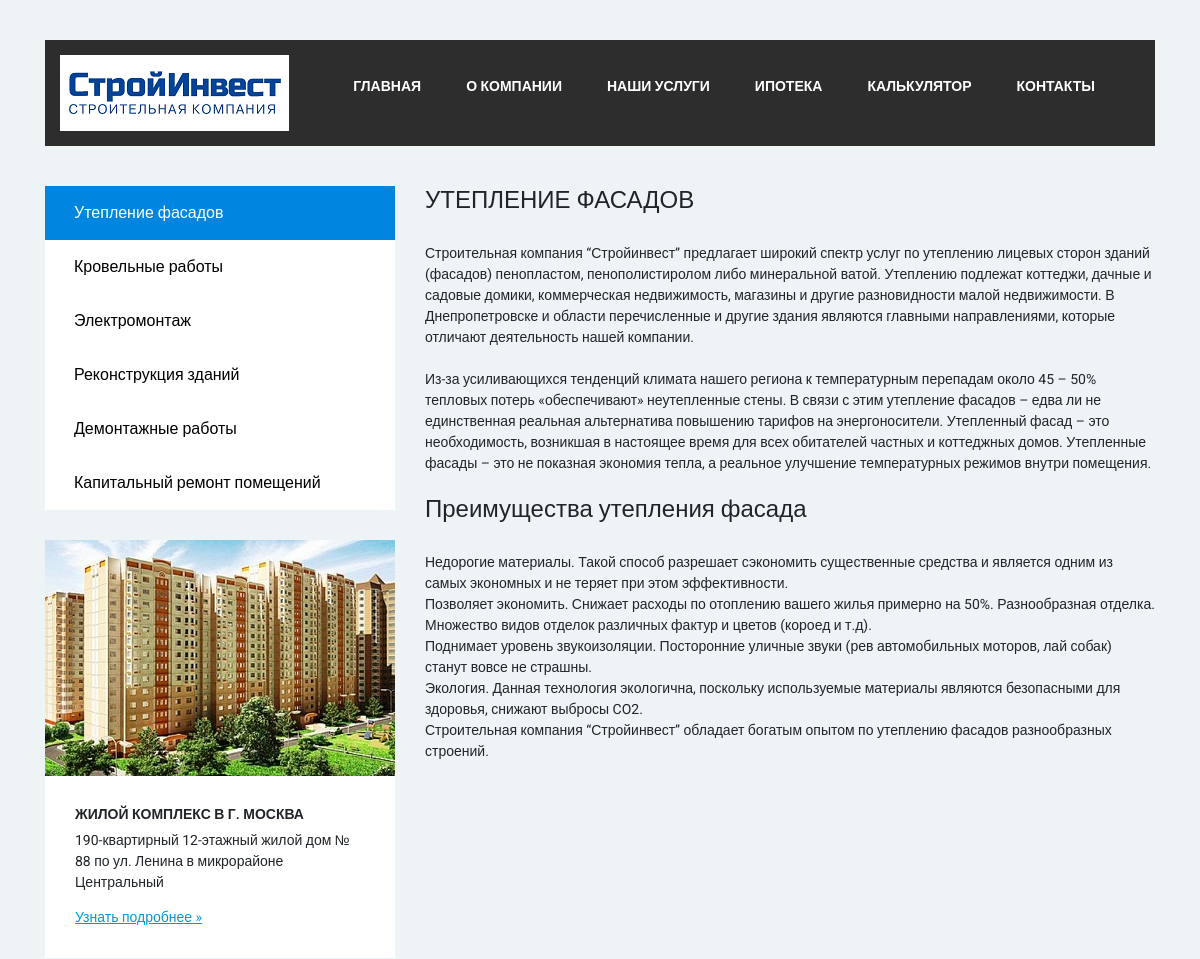
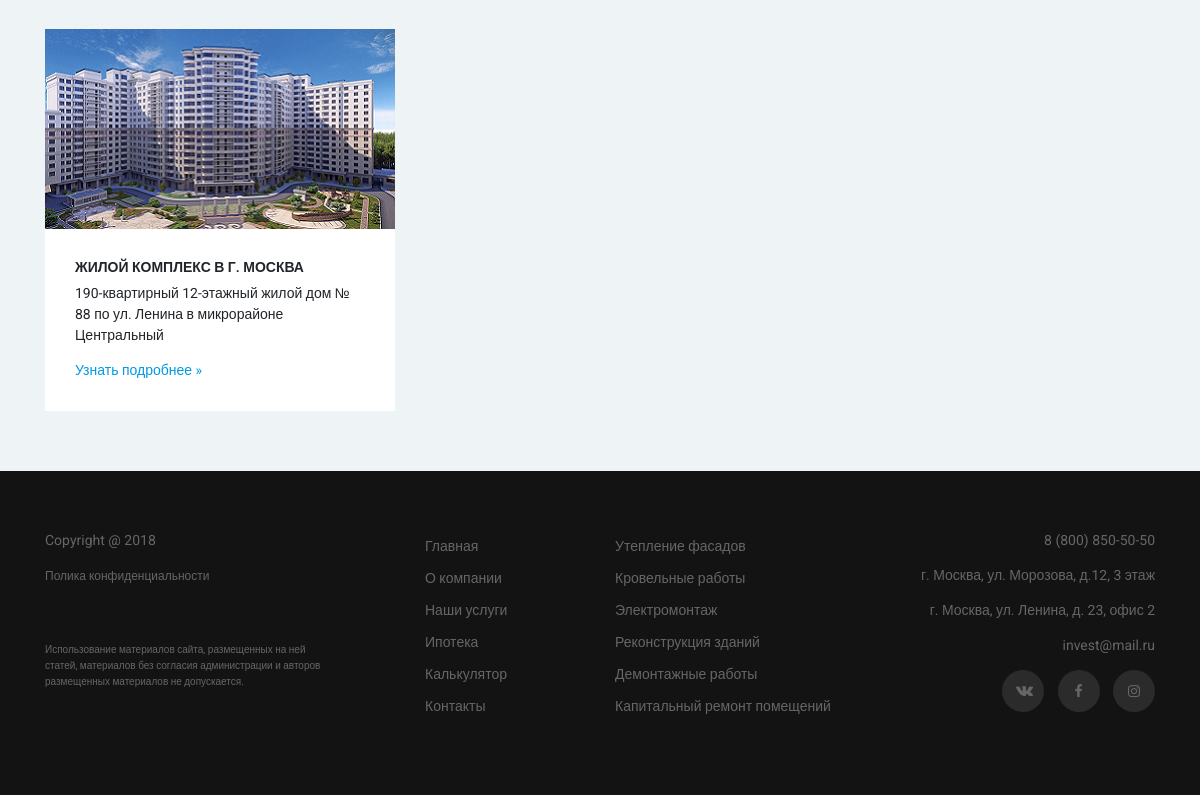
The app's page /1.php with its own data (2 pictures, top to bottom).
### tables this page shows
CREATE TABLE `article` (
  `id` int(11) UNSIGNED NOT NULL,
  `tittle` varchar(255) NOT NULL,
  `text` text NOT NULL
);

### 1.php (the view, shortened to what this page needs)
<!doctype html>
<html lang="en">
  <head>
    <link href="css/bootstrap-grid.min.css" rel="stylesheet">
    <link href="css/bootstrap.min.css" rel="stylesheet">
    <link href="slick/slick.css" rel="stylesheet">
    <link href="slick/slick-theme.css" rel="stylesheet">
    <link href="css/main.css" rel="stylesheet">
  </head>
  <body>
  	 <div class="container">
         <div class="top-nav">
  	          <div class="row justify-content-between align-items-center">
  	 	           <div class="col-md-auto">
  	 	                <div class="logo">
  	                       <img src="img/logo.png" alt="Что-то">
  	                  </div>
  	             </div>
  	             <div class="col-md-auto">
  	                 <ul class="top-nav_menu">
  	                    <li><a href="index.php">Главная</a></li>
  	                    <li><a href="about.php">О компании</a></li>
  	                    <li><a href="1.php">Наши услуги</a></li></a></li>
  	                    <li><a href="ipoteka.php">Ипотека</a></li>
                        <li><a href="calc.php">Калькулятор</a></li>
  	  	                <li><a href="contacts.php">Контакты</a></li>
  	                 </ul>
  	             </div>
  	             </div>
  	     </div>
   <div class="row">
   	  <div class="col-md-4">
   		   <div class="left-sidebar">
   			    <ul class="left-sidebar_menu">
              <li><a href="1.php" style="background-color: #0086e1; color: white;">Утепление фасадов</a></li>
              <li><a href="2.php">Кровельные работы</a></li>
              <li><a href="3.php">Электромонтаж</a></li>
              <li><a href="4.php">Реконструкция зданий</a></li>
              <li><a href="5.php">Демонтажные работы</a></li>
              <li><a href="6.php">Капитальный ремонт помещений</a></li>
   			    </ul>
            <div class="left-sidebar_object">
                 <img src="img/objects/1.png" alt="Картинка 1">
                              <div class="left-sidebar_object-description">
                                  <h3>Жилой комплекс в г. Москва</h3>
                                  <p>190-квартирный 12-этажный жилой дом № 88 по ул. Ленина в микрорайоне Центральный</p>
                                  <a href="#"><u>Узнать подробнее »</u></a>
                              </div>
            </div>
             <div class="left-sidebar_object">
                  <img src="img/objects/2.png" alt="Картинка 2">
                        <div class="left-sidebar_object-description">
                             <h3>Жилой комплекс в г. Москва</h3>
                             <p>190-квартирный 12-этажный жилой дом № 88 по ул. Ленина в микрорайоне Центральный</p>
                             <a href="#">Узнать подробнее »</a>
                        </div>
             </div>
          </div>
      </div>
   	<div class="col-md-8">
       <div class="content">
         <?php
           $mysqli = new mysqli("localhost", "root", "", "kursach");
           $mysqli->query("SET NAMES utf8");
           $query = "SELECT tittle, text FROM article WHERE id=1";
           if ($result = $mysqli->query($query)) {
             while ($row = $result->fetch_assoc())
             {
               printf ("<h2>%s</h2> <br>%s", $row["tittle"], $row["text"]);
             }
             }
         ?>
       </div>
    </div>
   </div>
    </div>
    <footer class="footer">
      <div class="container">
       <div class="row">
        <div class="col-md-4">
         <div class="copy">
          <p>Copyright @ 2018</p>
          <a class="footer-policy-link" href="#">Полика конфиденциальности</a>
          <small>Использование материалов сайта, размещенных на ней статей, материалов без согласия администрации и авторов размещенных материалов не допускается.</small>
         </div>
        </div>
        <div class="col-md-2">
          <ul class="footer_menu">
                        <li><a href="index.php">Главная</a></li>
                        <li><a href="about.php">О компании</a></li>
                        <li><a href="services.php">Наши услуги</a></li></a></li>
                        <li><a href="ipoteka.php">Ипотека</a></li>
                        <li><a href="calc.php">Калькулятор</a></li>
                        <li><a href="contacts.php">Контакты</a></li>
                     </ul>
        </div>
        <div class="col-md">
          <ul class="footer_menu">
              <li><a href="1.php">Утепление фасадов</a></li>
              <li><a href="2.php">Кровельные работы</a></li>
              <li><a href="3.php">Электромонтаж</a></li>
              <li><a href="4.php">Реконструкция зданий</a></li>
              <li><a href="5.php">Демонтажные работы</a></li>
              <li><a href="6.php">Капитальный ремонт помещений</a></li>
            </ul>
        </div>
        <div class="col-md">
          <div class="footer-contacts">
            <p class="footer-contacts_phone">8 (800) 850-50-50</p>
            <p class="footer-contacts_address">г. Москва, ул. Морозова, д.12, 3 этаж</p>
            <p class="footer-contacts_address">г. Москва, ул. Ленина, д. 23, офис 2</p>
            <p class="footer-contacts_email">invest@mail.ru</p>
          </div>
          <div class="footer-social-links">
            <ul>
              <li><a href="http://vk.com" target="_blank"><i class="icon-vk"></i></a></li>
              <li><a href="http://facebook.com" target="_blank"><i class="icon-facebook"></i></a></li>
              <li><a href="http://instagram.com" target="_blank"><i class="icon-instagram"></i></a></li>
            </ul>
          </div>
       </div>
      </div>
    </footer>
   </body>
</html>

### css/main.css (style rules this page uses)
[class^="icon-"]:before, [class*=" icon-"]:before { font-family: "fontello"; font-style: normal; font-weight: normal; speak: none; display: inline-block; text-decoration: inherit; width: 1em; margin-right: .2em; text-align: center; font-variant: normal; text-transform: none; line-height: 1em; margin-left: .2em; -webkit-font-smoothing: antialiased; -moz-osx-font-smoothing: grayscale; }
.icon-vk:before { content: '\e800'; }
.icon-facebook:before { content: '\f09a'; }
.icon-instagram:before { content: '\f16d'; }
html { font-size: 14px; }
body { margin: 0px; background-color: #eef3f5; font-family: 'Roboto', sans-serif; padding-top: 40px; }
body a { color: #428bca; }
.top-nav { background-color: #2d2d2d; padding: 15px; }
.top-nav_menu { list-style: none; padding: 0; display: flex; }
.top-nav_menu li { margin-right: 45px; }
.top-nav_menu li a { text-transform: uppercase; text-decoration: none; color: white; font-weight: 700; }
.left-sidebar { margin-top: 40px; }
.left-sidebar .left-sidebar_menu { background-color: white; list-style: none; padding: 0; }
.left-sidebar .left-sidebar_menu li a { display: block; padding: 15px 29px; text-decoration: none; color: black; font-size: 16px; font-weight: 400; }
.left-sidebar_object { margin-top: 30px; background-color: white; }
.left-sidebar_object-description { padding: 30px; }
.left-sidebar_object-description h3 { font-size: 14px; text-transform: uppercase; font-weight: 550; }
.left-sidebar_object-description a { position: left; color: #009adf; }
.content { margin-top: 40px; }
.content h2 { font-size: 24px; }
.footer { margin-top: 60px; background-color: #131313; padding: 59px 0px; color: #666666; }
.footer p { margin-bottom: 14px; }
.footer a { color: #666666; text-decoration: none; }
.footer small { display: block; margin-top: 56px; line-height: 16px; font-size: 10px; max-width: 80%; }
.footer ul { padding: 0; list-style: none; }
.footer li { line-height: 32px; }
.footer .footer-contacts { text-align: right; }
.footer .footer-contacts_phone { font-weight: 400; }
.footer .footer-social-links { text-align: right; }
.footer .footer-social-links li { display: inline-block; }
.footer .footer-social-links li a { display: inline-block; width: 42px; height: 42px; background-color: rgba(255, 255, 255, 0.1); text-align: center; border-radius: 50%; line-height: 42px; margin-left: 10px; transition: all 0.2s; }
.footer .footer-policy-link { font-size: 12px; }

### records on screen
article: tittle "УТЕПЛЕНИЕ ФАСАДОВ", text "Строительная компания “Стройинвест” предлагает широкий спектр услуг по утеплению лицевых сторон зданий (фасадов) пенопластом, пенополистиролом либо минеральной ватой. Утеплению подлежат коттеджи, дачные и садовые домики, коммерческая недвижимость, магазины и другие разновидности малой недвижимости. В Днепропетровске и области перечисленные и другие здания являются главными направлениями, которые отличают деятельность нашей компании. Из-за усиливающихся тенденций климата нашего региона к температурным перепадам около 45 – 50% тепловых потерь «обеспечивают» неутепленные стены. В связи с этим утепление фасадов – едва ли не единственная реальная альтернатива повышению тарифов на энергоносители.…"
